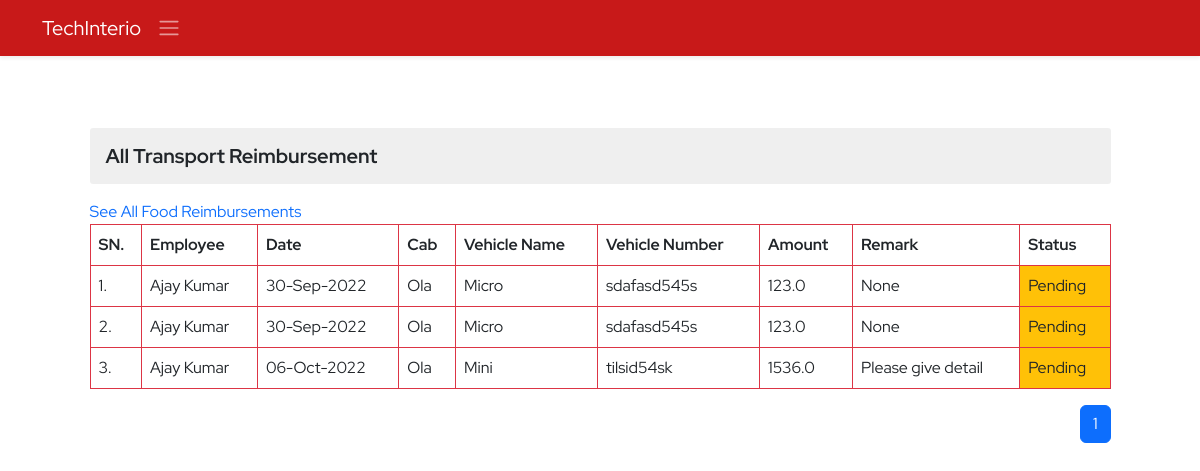
/ems/reimbursements-transport (signed in), run on an earlier commit of the app's database.
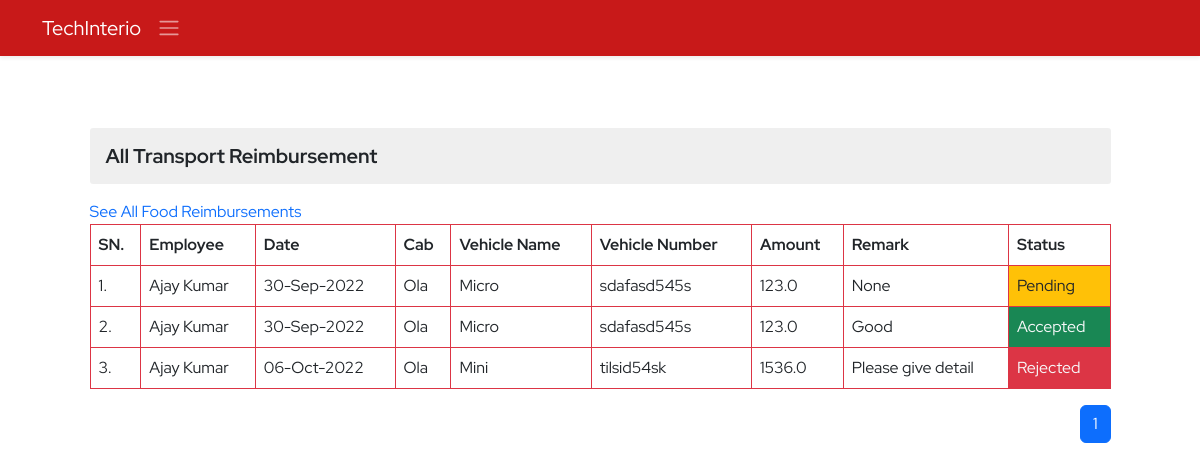
And on a later commit of the database.
### ems/models.py (models this page shows, shortened)
class ReimbursementTransport(models.Model):
    employee=models.ForeignKey(Employee ,on_delete=models.CASCADE)
    transport_company=models.CharField(max_length=50)
    vehicle_name=models.CharField(max_length=50)
    vehicle_number=models.CharField(max_length=50)
    amount=models.FloatField()
    date=models.DateField()
    status=models.CharField(max_length=50, default='pending')
    remark=models.CharField(max_length=150, null=True, blank=True)
    created_at=models.DateTimeField(auto_now_add=True)
    updated_at=models.DateTimeField(auto_now=True)

class Employee(models.Model):
    empid=models.AutoField(primary_key=True)
    employeeid=models.IntegerField(unique=True, null=True, blank=True)
    user=models.OneToOneField(User,on_delete=models.CASCADE)
    name=models.CharField(max_length=50)
    father_name=models.CharField(max_length=50)
    mother_name=models.CharField(max_length=50,null=True,blank=True)
    avtar=models.ImageField(upload_to='employee_profile_images', blank=True , default='profile.jpg')
    dob=models.DateField()
    email=models.EmailField(max_length=100)
    mobile_no=models.IntegerField()
    emergency_mobile_no=models.IntegerField(null=True,blank=True)
    address=models.OneToOneField(Address, on_delete=models.CASCADE,blank=True, null=True,)
    designation=models.CharField(max_length=70,null=True, blank=True)
    role=models.ForeignKey(Role, on_delete=models.SET_NULL,blank=True, null=True,)
    department=models.ForeignKey(Department, on_delete=models.SET_NULL,blank=True, null=True,)
    joining_date=models.DateField(null=True, blank=True)
    status=models.CharField(max_length=15)

### ems/views.py (the view, shortened to what this page needs)
# urls.py: path('reimbursements-transport',adminTransportReimbursement,name='admin-transport-reimbursement'),
@login_required()
def adminTransportReimbursement(request):
    context={}
    try:
        cab_reimbursements=ReimbursementTransport.objects.all().order_by('-id')
        paginator=Paginator(cab_reimbursements,10)
        page_no=request.GET.get('page')
        total_pages=paginator.page_range
        cab_reimbursementspages=paginator.get_page(page_no)
        context['cab_reimbursements']=cab_reimbursementspages
        context['pages']=total_pages
    except Exception as e:
        print('Admin Cab Reimbursement  Exception : ',e)
    return render(request,'ems/admin_transport_reimbursement.html',context)

### ems/templates/ems/admin_transport_reimbursement.html (shortened to what this page needs)
{% extends './base.html' %}
{% block body %}
<section class="py-5">
    <div class="container">
        <div class="row d-flex justify-content-center align-items-center">
            <div class="col-11">
                <h3 class="derpartment-title my-3 ">All Transport Reimbursement</h3>
                <a href="#">See All Food Reimbursements</a>
                <table class="table table-bordered border-danger">
                    <tr>
                        <th>SN.</th>
                        <th>Employee</th>
                        <th>Date</th>
                        <th>Cab</th>
                        <th>Vehicle Name</th>
                        <th>Vehicle Number</th>
                        <th>Amount</th>
                        <th>Remark</th>
                        <th>Status</th>
                    </tr>
                    {% for item in cab_reimbursements %}
                    <tr>
                        <td>{{forloop.counter}}.</td>
                        <td>{{item.employee.name}}</td>
                        <td>{{item.date | date:'d-M-Y'}}</td>
                        <td>{{item.transport_company | title}}</td>
                        <td>{{item.vehicle_name|title}}</td>
                        <td>{{item.vehicle_number}}</td>
                        <td>{{item.amount}}</td>
                        <td>{{item.remark}}</td>
                        {% if item.status == 'pending' %}
                        <td class="bg-warning"><a href="" class="text-dark" data-bs-target="#reimbursementmodal"
                                onclick="reimbursement({{item.id}},'{{item.status}}','{{item.remark}}')"
                                data-bs-toggle="modal">{{item.status | title}}</a></td>
                        {% elif item.status == 'accepted' %}
                        <td class="bg-success"><a href="" class="text-light" data-bs-toggle="modal"
                                data-bs-target="#reimbursementmodal" onclick="reimbursement({{item.id}},'{{item.status}}','{{item.remark}}')">{{item.status | title}}</a></td>
                        {% elif item.status == 'rejected' %}
                        <td class="bg-danger"><a class="text-light" data-bs-target="#reimbursementmodal"
                                onclick="reimbursement({{item.id}},'{{item.status}}','{{item.remark}}')" href="" data-bs-toggle="modal">{{item.status |title}}</a></td>
                        {% endif %}
                    </tr>
                    {% endfor %}
                </table>
                <nav aria-label="Page navigation example">
                    <ul class="pagination justify-content-end">
                        {% if pages %}
                        {% for p in pages %}
                        {% if p == cab_reimbursements.number %}
                        <li class="page-item active" aria-current="page"><a class="page-link "
                                href="?page={{p}}">{{p}}</a></li>
                        {% else %}
                        <li class="page-item "><a class="page-link" href="?page={{p}}">{{p}}</a></li>
                        {% endif %}
                        {% endfor %}
                        {% endif %}
                    </ul>
                </nav>
            </div>
        </div>
    </div>
</section>
{% endblock body %}

What changed in the data, as far as the page shows it:
changed ReimbursementTransport: remark "None" → "Good"; status "Pending" → "Accepted"
changed ReimbursementTransport "Mini": status "Pending" → "Rejected"
